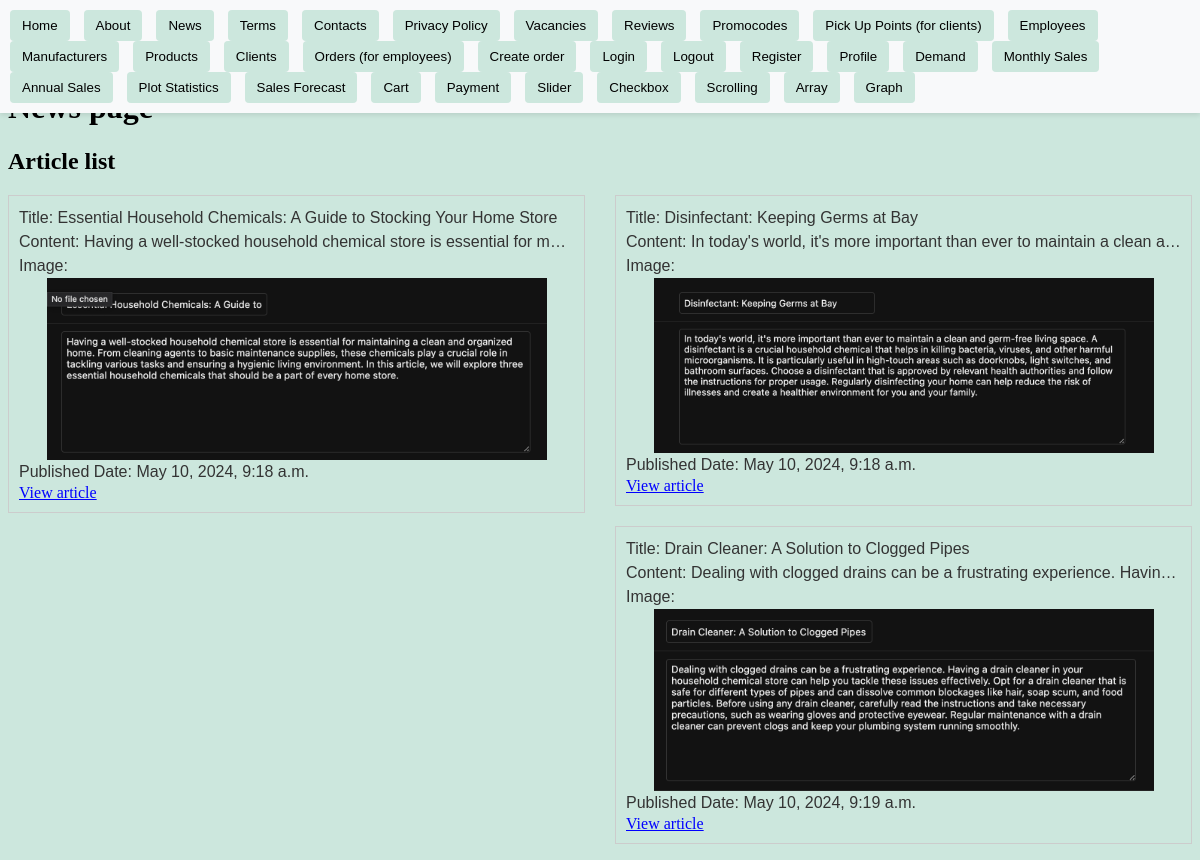
The page /news/ on the database as committed earlier.
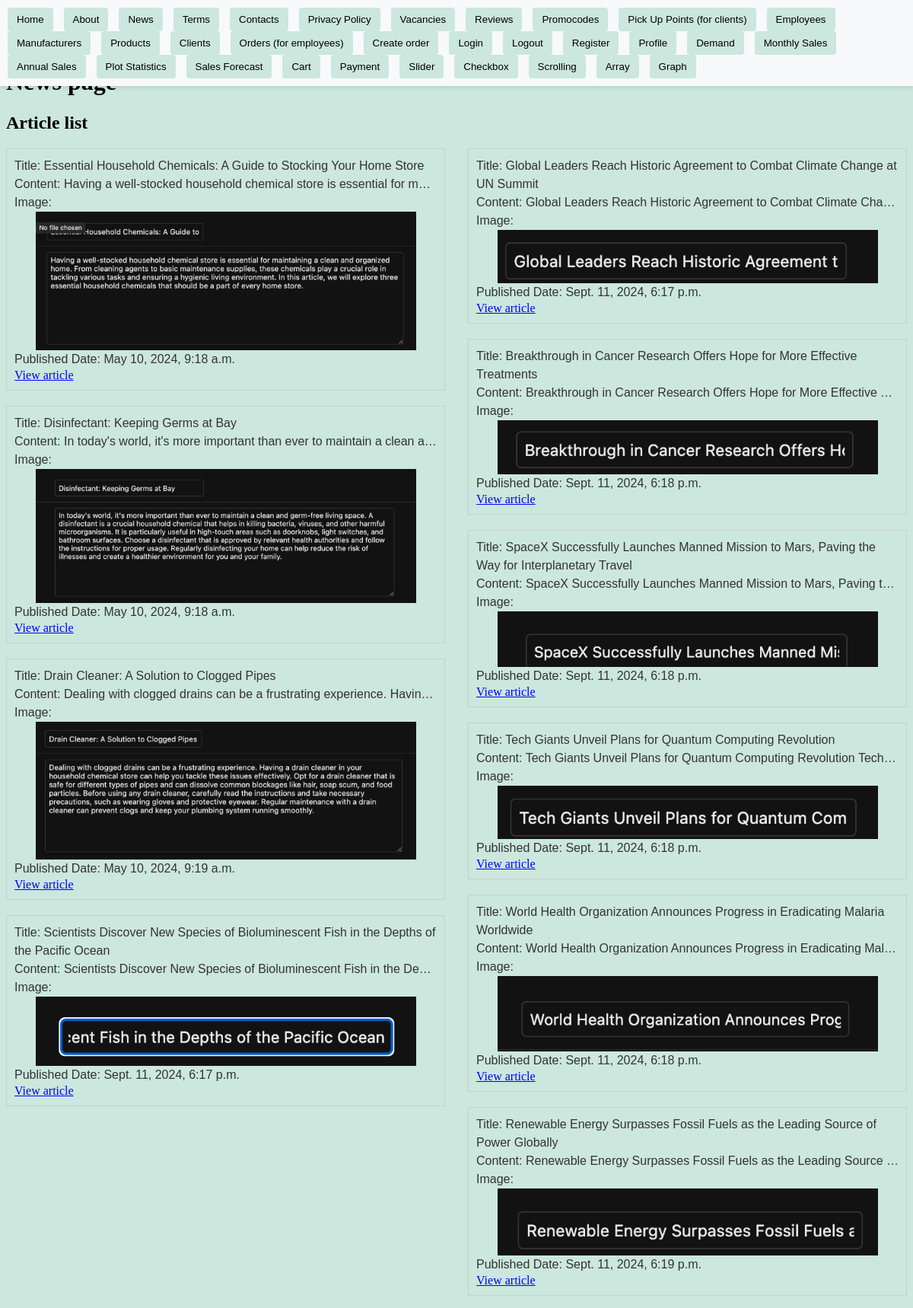
The same page on the database as committed later.
### store/models.py (models this page shows, shortened)
class Article(models.Model):
    title = models.CharField(max_length=100)
    content = models.TextField()
    image = models.ImageField()
    published_date = models.DateTimeField(auto_now_add=True)

### store/views/pages_views.py (the view)
# urls.py: path("news/", news_page_view, name="news"),
def news_page_view(request):
    news = Article.objects.all()
    context = {"news": news}
    logger.log(settings.LOGGING_LEVELS["info"], "VIEW: news_page_view")
    return render(request, "pages/news_page.html", context)

### store/templates/pages/news_page.html (shortened to what this page needs)
{% extends "base.html" %}
{% load static %}
{% block content%}
    <h1>News page</h1>
    <h2>Article list</h2>
    <ul class="column-layout">
        {% for article in news %}
        <li>
            <p>Title: {{ article.title }}</p>
            <p class="ellipsis">Content: {{ article.content }}</p>
            <p>Image:</p>
            <img src="{{ article.image.url }}" alt="article.title" height="500" width="500">
            <p>Published Date: {{ article.published_date }}</p>
            <a href="{% url 'news_detail' article.pk %}" class="psevdo">View article</a>
        </li>
        {% endfor %}
    </ul>
{% endblock content %}

### store/templates/base.html (shortened to what this page needs)
{% load static %}
<!DOCTYPE html>
<html>
<head>
    <link rel="stylesheet" href="{% static 'styles.css' %}">
</head>
<body>
    <div class="navbar">
        <form action="{% url 'home' %}" style="display: inline;">
            <button type="submit">Home</button>
        </form>
        <form action="{% url 'about' %}" style="display: inline;">
            <button type="submit">About</button>
        </form>
        <form action="{% url 'news' %}" style="display: inline;">
            <button type="submit">News</button>
        </form>
        <form action="{% url 'terms' %}" style="display: inline;">
            <button type="submit">Terms</button>
        </form>
        <form action="{% url 'contacts' %}" style="display: inline;">
            <button type="submit">Contacts</button>
        </form>
        <form action="{% url 'privacy_policy' %}" style="display: inline;">
            <button type="submit">Privacy Policy</button>
        </form>
        <form action="{% url 'vacancies' %}" style="display: inline;">
            <button type="submit">Vacancies</button>
        </form>
        <form action="{% url 'reviews' %}" style="display: inline;">
            <button type="submit">Reviews</button>
        </form>
        <form action="{% url 'promocodes' %}" style="display: inline;">
            <button type="submit">Promocodes</button>
        </form>
        <form action="{% url 'pickuppoints' %}" style="display: inline;">
            <button type="submit">Pick Up Points (for clients)</button>
        </form>
        <form action="{% url 'employee_list' %}" style="display: inline;">
            <button type="submit">Employees</button>
        </form>
        <form action="{% url 'manufacturer_list' %}" style="display: inline;">
            <button type="submit">Manufacturers</button>
        </form>
        <form action="{% url 'product_list' %}" style="display: inline;">
            <button type="submit">Products</button>
        </form>
        <form action="{% url 'client_list' %}" style="display: inline;">
            <button type="submit">Clients</button>
        </form>
        <form action="{% url 'order_list' %}" style="display: inline;">
            <button type="submit">Orders (for employees)</button>
        </form>
        <form action="{% url 'order_create' %}" style="display: inline;">
            <button type="submit">Create order</button>
        </form>
        <form action="{% url 'login' %}" style="display: inline;">
            <button type="submit">Login</button>
        </form>
        <form action="{% url 'logout' %}" style="display: inline;">
            <button type="submit">Logout</button>
        </form>
        <form action="{% url 'register' %}" style="display: inline;">
            <button type="submit">Register</button>
        </form>
        <form action="{% url 'profile' %}" style="display: inline;">
            <button type="submit">Profile</button>
        </form>
        <form action="{% url 'demand' %}" style="display: inline;">
            <button type="submit">Demand</button>
        </form>
        <form action="{% url 'monthly_sales' %}" style="display: inline;">
            <button type="submit">Monthly Sales</button>
        </form>
        <form action="{% url 'annual_sales' %}" style="display: inline;">
            <button type="submit">Annual Sales</button>
        </form>
        <form action="{% url 'plot_statistics' %}" style="display: inline;">
            <button type="submit">Plot Statistics</button>
        </form>
        <form action="{% url 'sales_forecast' %}" style="display: inline;">
            <button type="submit">Sales Forecast</button>
        </form>
        <form action="{% url 'cart' %}" style="display: inline;">
            <button type="submit">Cart</button>
        </form>
        <form action="{% url 'payment' %}" style="display: inline;">
            <button type="submit">Payment</button>
        </form>
        <form action="{% url 'slider' %}" style="display: inline;">
            <button type="submit">Slider</button>
        </form>
        <form action="{% url 'checkbox' %}" style="display: inline;">
            <button type="submit">Checkbox</button>
        </form>
        <form action="{% url 'scrolling' %}" style="display: inline;">
            <button type="submit">Scrolling</button>
        </form>
        <form action="{% url 'array_task' %}" style="display: inline;">
            <button type="submit">Array</button>
        </form>
        <form action="{% url 'graph' %}" style="display: inline;">
            <button type="submit">Graph</button>
        </form>
    </div>
    <div class="content">{% block content%}{% endblock content %}</div>
</body>
</html>

### static/styles.css (style rules this page uses)
p { font-family: Arial, sans-serif; font-size: 16px; color: #333; line-height: 1.5; margin-bottom: 20px; }
a.psevdo:link { color: blue; }
body { background-color: #cce7dd; }
button { cursor: pointer; }

### store/templates/pages/news_page.html (style rules this page uses)
ul { list-style-type: none; padding: 0; }
li { margin-bottom: 20px; border: 1px solid #ccc; padding: 10px; overflow: hidden; }
img { max-width: 100%; height: auto; display: block; margin: 0 auto; }
p { margin: 0; }
.column-layout { column-count: 2; column-gap: 30px; }
.ellipsis { white-space: nowrap; overflow: hidden; text-overflow: ellipsis; }

### store/templates/base.html (style rules this page uses)
.navbar { position: fixed; top: 0; left: 0; right: 0; background-color: #f8f9fa; padding: 10px; box-shadow: 0 2px 5px rgba(0, 0, 0, 0.1); z-index: 1000; }
.navbar form { display: inline; margin-right: 10px; }
.navbar button { background-color: #cce7dd; color: black; border: none; border-radius: 4px; padding: 8px 12px; cursor: pointer; transition: background-color 0.3s, transform 0.2s; }
.content { padding-top: 60px; }

Rows that differ between the two databases and show on the page:
added Article: title "Scientists Discover New Species of Bioluminescent Fish in the Depths of the Pacific Ocean", content "Scientists Discover New Species of Bioluminescent Fish in the De…", image (picture), published_date "Sept. 11, 2024, 6:17 p.m."
added Article: title "Global Leaders Reach Historic Agreement to Combat Climate Change at UN Summit", content "Global Leaders Reach Historic Agreement to Combat Climate Cha…", image (picture), published_date "Sept. 11, 2024, 6:17 p.m."
added Article: title "Breakthrough in Cancer Research Offers Hope for More Effective Treatments", content "Breakthrough in Cancer Research Offers Hope for More Effective…", image (picture), published_date "Sept. 11, 2024, 6:18 p.m."
added Article: title "SpaceX Successfully Launches Manned Mission to Mars, Paving the Way for Interplanetary Travel", content "SpaceX Successfully Launches Manned Mission to Mars, Paving t…", image (picture), published_date "Sept. 11, 2024, 6:18 p.m."
added Article: title "Tech Giants Unveil Plans for Quantum Computing Revolution", content "Tech Giants Unveil Plans for Quantum Computing Revolution Tech…", image (picture), published_date "Sept. 11, 2024, 6:18 p.m."
added Article: title "World Health Organization Announces Progress in Eradicating Malaria Worldwide", content "World Health Organization Announces Progress in Eradicating Mal…", image (picture), published_date "Sept. 11, 2024, 6:18 p.m."
added Article: title "Renewable Energy Surpasses Fossil Fuels as the Leading Source of Power Globally", content "Renewable Energy Surpasses Fossil Fuels as the Leading Source…", image (picture), published_date "Sept. 11, 2024, 6:19 p.m."
